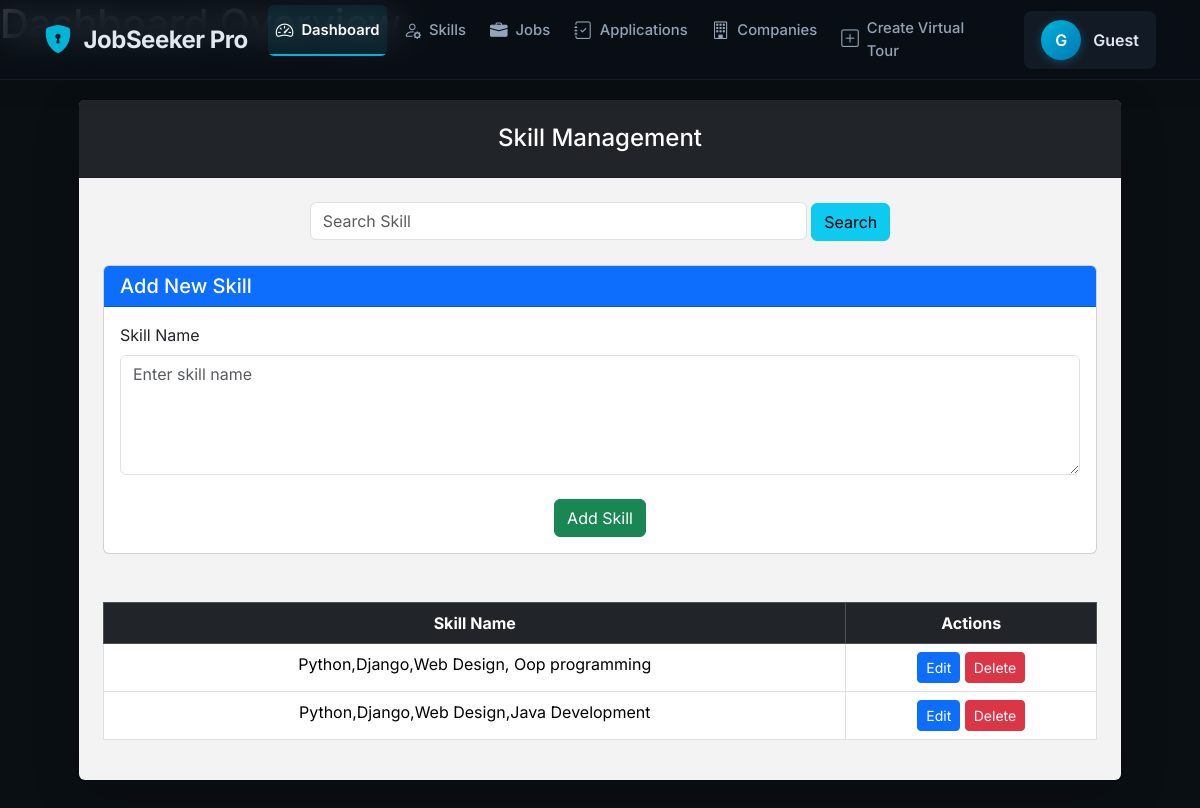
Screenshot of /skills/ with the database file from the repository.
### Job_App/models.py (models this page shows, shortened)
class Skill(models.Model):
    name = models.CharField(max_length=50, unique=True)

### Job_App/views.py (the view, shortened to what this page needs)
# urls.py: path("skills/",my_view.skill_dashboard, name="skill_dashboard"),
def skill_dashboard(request):
    query   = request.GET.get("q", "").strip()
    skills  = Skill.objects.all()
    if query:
        skills = skills.filter(name__icontains=query)
    skills = skills.order_by("name")
    admin_qs     = User.objects.filter(role="ADMIN")
    employee_qs  = User.objects.filter(role="EMPLOYER")
    jobseeker_qs = User.objects.filter(role="JOB_SEEKER")
    applications = JobApplication.objects.select_related('job', 'applicant').all()
    context = {
        "skills": skills,
        "search_term": query,
        "total_admin":     admin_qs.count(),
        "total_employee":  employee_qs.count(),
        "total_jobseeker": jobseeker_qs.count(),
        'total_applications':applications.count()
    }
    return render(request, "Employee/Add_Skills.html", context)

### templates/Employee/Add_Skills.html (shortened to what this page needs)
{% extends 'Employee/base.html' %}
{% load static %}
{% block content %}
<div class="container py-5" style="margin-top:-20px; width: calc(100% - 50px);">
    <div class="row">
        <div class="col-lg-12">
            <div class="card shadow-lg border-0 rounded-lg" style="background-color: rgba(255, 255, 255, 0.95);">
                <div class="card-header bg-dark text-white text-center py-4">
                    <h4 class="mb-0">Skill Management</h4>
                </div>
                <div class="card-body p-4">
                    <div class="mb-4 text-center">
                        <form method="get" action="{% url 'skill_dashboard' %}" class="d-inline">
                            <input type="text"
                                   name="q"
                                   value="{{ search_term|default:'' }}"
                                   placeholder="Search Skill"
                                   class="form-control d-inline w-50"
                                   style="display:inline-block;">
                            <button type="submit" class="btn btn-info">Search</button>
                        </form>
                    </div>
                    <div class="card mb-5" id="add-form">
                        <div class="card-header bg-primary text-white">
                            <h5 class="mb-0">Add New Skill</h5>
                        </div>
                        <div class="card-body">
                            <form method="post" action="{% url 'skill_dashboard' %}">
                                <div class="mb-4">
                                    <label for="skillName" class="form-label">Skill Name</label>
                                    <textarea name="name" id="skillName" class="form-control" placeholder="Enter skill name" required style="height: 120px;"></textarea>
                                </div>
                                <div class="text-center">
                                    <button type="submit" class="btn btn-success">Add Skill</button>
                                </div>
                            </form>
                        </div>
                    </div>
                    <div class="table-responsive" id="skill-table">
                        <table class="table table-bordered table-hover text-center">
                            <thead class="table-dark">
                                <tr>
                                    <th>Skill Name</th>
                                    <th>Actions</th>
                                </tr>
                            </thead>
                            <tbody>
                                {% for skill in skills %}
                                <tr>
                                    <td>{{ skill.name }}</td>
                                    <td>
                                        <a href="{% url 'update_skill' skill.id %}" class="btn btn-sm btn-primary">Edit</a>
                                        <form action="{% url 'delete_skill' skill.id %}" method="post" style="display:inline;">
                                            <button type="submit"
                                                    class="btn btn-sm btn-danger"
                                                    onclick="return confirm('Delete {{ skill.name }}?');">
                                                Delete
                                            </button>
                                        </form>
                                    </td>
                                </tr>
                                {% empty %}
                                <tr><td colspan="2">No skills available.</td></tr>
                                {% endfor %}
                            </tbody>
                        </table>
                    </div>
                </div>
            </div>
        </div>
    </div>
</div>
{% endblock %}

### templates/Employee/nav.html (style rules this page uses)
html, body { height: 100%; margin: 0; padding: 0; }
:root { --primary-500: #00b4d8; --primary-400: #0096c7; --primary-300: #0077b6; --primary-100: rgba(0, 180, 216, 0.1); --dark-900: #0a0f14; --dark-800: #121a21; --dark-700: #1a2633; --dark-600: #2a3a4a; --dark-500: #4b5565; --light-100: #e2e8f0; --light-200: #cbd5e1; --light-300: #94a3b8; --accent-green: #10b981; --accent-red: #ef4444; --accent-yellow: #f59e0b; --shadow-sm: 0 1px 2px 0 rgba(0, 0, 0, 0.05); --shadow-md: 0 4px 6px -1px rgba(0, 0, 0, 0.1), 0 2px 4px -1px rgba(0, 0, 0, 0.06); --shadow-lg: 0 10px 15px -3px rgba(0, 0, 0, 0.1), 0 4px 6px -2px rgba(0, 0, 0, 0.05); --radius-sm: 0.375rem; --radius-md: 0.5rem; --radius-lg: 1rem; --transition: all 0.2s cubic-bezier(0.4, 0, 0.2, 1); }
body { font-family: 'Inter', -apple-system, BlinkMacSystemFont, sans-serif; background-color: var(--dark-900); color: var(--light-200); line-height: 1.5; }

### rows the page displays
Skill: name "Python,Django,Web Design, Oop programming"
Skill: name "Python,Django,Web Design,Java Development"
